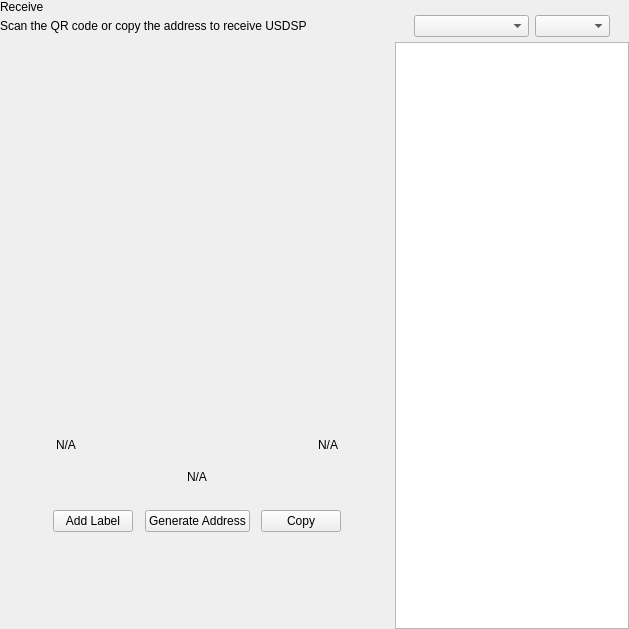
<?xml version="1.0" encoding="UTF-8"?>
<ui version="4.0">
 <class>ReceiveWidget</class>
 <widget class="QWidget" name="ReceiveWidget">
  <property name="geometry">
   <rect>
    <x>0</x>
    <y>0</y>
    <width>629</width>
    <height>629</height>
   </rect>
  </property>
  <property name="minimumSize">
   <size>
    <width>0</width>
    <height>0</height>
   </size>
  </property>
  <property name="windowTitle">
   <string>Form</string>
  </property>
  <layout class="QHBoxLayout" name="horizontalLayout_2" stretch="2,1">
   <property name="spacing">
    <number>0</number>
   </property>
   <property name="leftMargin">
    <number>0</number>
   </property>
   <property name="topMargin">
    <number>0</number>
   </property>
   <property name="rightMargin">
    <number>0</number>
   </property>
   <property name="bottomMargin">
    <number>0</number>
   </property>
   <item>
    <widget class="QWidget" name="left" native="true">
     <layout class="QVBoxLayout" name="verticalLayout_3">
      <property name="leftMargin">
       <number>0</number>
      </property>
      <property name="topMargin">
       <number>0</number>
      </property>
      <property name="rightMargin">
       <number>0</number>
      </property>
      <property name="bottomMargin">
       <number>0</number>
      </property>
      <item>
       <layout class="QVBoxLayout" name="verticalLayout_2">
        <property name="spacing">
         <number>0</number>
        </property>
        <property name="leftMargin">
         <number>0</number>
        </property>
        <item>
         <layout class="QHBoxLayout" name="horizontalLayout_3">
          <property name="spacing">
           <number>0</number>
          </property>
          <item>
           <layout class="QVBoxLayout" name="verticalLayout_4">
            <property name="spacing">
             <number>5</number>
            </property>
            <item>
             <widget class="QLabel" name="labelTitle">
              <property name="text">
               <string>Receive</string>
              </property>
             </widget>
            </item>
            <item alignment="Qt::AlignTop">
             <widget class="QLabel" name="labelSubtitle1">
              <property name="text">
               <string>Scan the QR code or copy the address to receive USDSP</string>
              </property>
             </widget>
            </item>
           </layout>
          </item>
          <item>
           <spacer name="horizontalSpacer">
            <property name="orientation">
             <enum>Qt::Horizontal</enum>
            </property>
            <property name="sizeHint" stdset="0">
             <size>
              <width>40</width>
              <height>20</height>
             </size>
            </property>
           </spacer>
          </item>
         </layout>
        </item>
        <item>
         <spacer name="verticalSpacer_2">
          <property name="orientation">
           <enum>Qt::Vertical</enum>
          </property>
          <property name="sizeType">
           <enum>QSizePolicy::Expanding</enum>
          </property>
          <property name="sizeHint" stdset="0">
           <size>
            <width>20</width>
            <height>50</height>
           </size>
          </property>
         </spacer>
        </item>
        <item alignment="Qt::AlignHCenter">
         <widget class="QWidget" name="layoutQR" native="true">
          <property name="maximumSize">
           <size>
            <width>510</width>
            <height>16777215</height>
           </size>
          </property>
          <layout class="QVBoxLayout" name="verticalLayoutQr">
           <item>
            <spacer name="verticalSpacer11">
             <property name="orientation">
              <enum>Qt::Vertical</enum>
             </property>
             <property name="sizeType">
              <enum>QSizePolicy::Fixed</enum>
             </property>
             <property name="sizeHint" stdset="0">
              <size>
               <width>20</width>
               <height>20</height>
              </size>
             </property>
            </spacer>
           </item>
           <item alignment="Qt::AlignHCenter">
            <widget class="QLabel" name="labelQrImg">
             <property name="minimumSize">
              <size>
               <width>260</width>
               <height>260</height>
              </size>
             </property>
             <property name="maximumSize">
              <size>
               <width>260</width>
               <height>260</height>
              </size>
             </property>
             <property name="text">
              <string/>
             </property>
             <property name="alignment">
              <set>Qt::AlignCenter</set>
             </property>
            </widget>
           </item>
           <item>
            <spacer name="verticalSpacer_21">
             <property name="orientation">
              <enum>Qt::Vertical</enum>
             </property>
             <property name="sizeType">
              <enum>QSizePolicy::Fixed</enum>
             </property>
             <property name="sizeHint" stdset="0">
              <size>
               <width>20</width>
               <height>30</height>
              </size>
             </property>
            </spacer>
           </item>
           <item>
            <widget class="QWidget" name="widget" native="true">
             <property name="minimumSize">
              <size>
               <width>0</width>
               <height>0</height>
              </size>
             </property>
             <layout class="QHBoxLayout" name="horizontalLayout_5">
              <item>
               <widget class="QLabel" name="labelLabel">
                <property name="text">
                 <string notr="true">N/A</string>
                </property>
               </widget>
              </item>
              <item>
               <spacer name="horizontalSpacer_2">
                <property name="orientation">
                 <enum>Qt::Horizontal</enum>
                </property>
                <property name="sizeHint" stdset="0">
                 <size>
                  <width>141</width>
                  <height>20</height>
                 </size>
                </property>
               </spacer>
              </item>
              <item>
               <widget class="QLabel" name="labelDate">
                <property name="text">
                 <string notr="true">N/A</string>
                </property>
                <property name="alignment">
                 <set>Qt::AlignRight|Qt::AlignTrailing|Qt::AlignVCenter</set>
                </property>
               </widget>
              </item>
             </layout>
            </widget>
           </item>
           <item>
            <widget class="QLabel" name="labelAddress">
             <property name="sizePolicy">
              <sizepolicy hsizetype="Expanding" vsizetype="Preferred">
               <horstretch>0</horstretch>
               <verstretch>0</verstretch>
              </sizepolicy>
             </property>
             <property name="minimumSize">
              <size>
               <width>300</width>
               <height>0</height>
              </size>
             </property>
             <property name="text">
              <string notr="true">N/A</string>
             </property>
             <property name="alignment">
              <set>Qt::AlignCenter</set>
             </property>
            </widget>
           </item>
           <item>
            <spacer name="verticalSpacer_4">
             <property name="orientation">
              <enum>Qt::Vertical</enum>
             </property>
             <property name="sizeType">
              <enum>QSizePolicy::Fixed</enum>
             </property>
             <property name="sizeHint" stdset="0">
              <size>
               <width>20</width>
               <height>20</height>
              </size>
             </property>
            </spacer>
           </item>
           <item>
            <layout class="QHBoxLayout" name="horizontalLayout_4">
             <item alignment="Qt::AlignHCenter">
              <widget class="QPushButton" name="pushButtonLabel">
               <property name="focusPolicy">
                <enum>Qt::NoFocus</enum>
               </property>
               <property name="text">
                <string>Add Label</string>
               </property>
              </widget>
             </item>
             <item alignment="Qt::AlignHCenter">
              <widget class="QPushButton" name="pushButtonNewAddress">
               <property name="focusPolicy">
                <enum>Qt::NoFocus</enum>
               </property>
               <property name="text">
                <string>Generate Address</string>
               </property>
              </widget>
             </item>
             <item alignment="Qt::AlignHCenter">
              <widget class="QPushButton" name="pushButtonCopy">
               <property name="focusPolicy">
                <enum>Qt::NoFocus</enum>
               </property>
               <property name="text">
                <string>Copy</string>
               </property>
              </widget>
             </item>
            </layout>
           </item>
           <item>
            <spacer name="verticalSpacer_3">
             <property name="orientation">
              <enum>Qt::Vertical</enum>
             </property>
             <property name="sizeType">
              <enum>QSizePolicy::Expanding</enum>
             </property>
             <property name="sizeHint" stdset="0">
              <size>
               <width>20</width>
               <height>20</height>
              </size>
             </property>
            </spacer>
           </item>
          </layout>
         </widget>
        </item>
        <item>
         <spacer name="verticalSpacer">
          <property name="orientation">
           <enum>Qt::Vertical</enum>
          </property>
          <property name="sizeHint" stdset="0">
           <size>
            <width>20</width>
            <height>40</height>
           </size>
          </property>
         </spacer>
        </item>
       </layout>
      </item>
     </layout>
    </widget>
   </item>
   <item>
    <widget class="QWidget" name="right" native="true">
     <layout class="QVBoxLayout" name="verticalLayout_5">
      <property name="spacing">
       <number>0</number>
      </property>
      <property name="leftMargin">
       <number>1</number>
      </property>
      <property name="topMargin">
       <number>0</number>
      </property>
      <property name="rightMargin">
       <number>0</number>
      </property>
      <property name="bottomMargin">
       <number>0</number>
      </property>
      <item>
       <layout class="QVBoxLayout" name="container_right">
        <property name="spacing">
         <number>0</number>
        </property>
        <property name="leftMargin">
         <number>0</number>
        </property>
        <property name="rightMargin">
         <number>0</number>
        </property>
        <item>
         <layout class="QVBoxLayout" name="verticalLayout">
          <property name="spacing">
           <number>6</number>
          </property>
          <property name="leftMargin">
           <number>19</number>
          </property>
          <property name="rightMargin">
           <number>19</number>
          </property>
          <item>
           <widget class="OptionButton" name="btnRequest" native="true"/>
          </item>
          <item>
           <widget class="OptionButton" name="btnMyAddresses" native="true">
            <property name="sizePolicy">
             <sizepolicy hsizetype="Preferred" vsizetype="Minimum">
              <horstretch>0</horstretch>
              <verstretch>0</verstretch>
             </sizepolicy>
            </property>
           </widget>
          </item>
         </layout>
        </item>
        <item>
         <widget class="QWidget" name="sortWidget" native="true">
          <layout class="QHBoxLayout" name="horizontalLayout_6">
           <property name="leftMargin">
            <number>19</number>
           </property>
           <property name="rightMargin">
            <number>19</number>
           </property>
           <property name="bottomMargin">
            <number>5</number>
           </property>
           <item>
            <spacer name="horizontalSpacer_3">
             <property name="orientation">
              <enum>Qt::Horizontal</enum>
             </property>
             <property name="sizeHint" stdset="0">
              <size>
               <width>40</width>
               <height>20</height>
              </size>
             </property>
            </spacer>
           </item>
           <item>
            <widget class="QComboBox" name="comboBoxSort">
             <property name="sizePolicy">
              <sizepolicy hsizetype="Preferred" vsizetype="Fixed">
               <horstretch>0</horstretch>
               <verstretch>0</verstretch>
              </sizepolicy>
             </property>
             <property name="minimumSize">
              <size>
               <width>115</width>
               <height>0</height>
              </size>
             </property>
            </widget>
           </item>
           <item>
            <widget class="QComboBox" name="comboBoxSortOrder">
             <property name="sizePolicy">
              <sizepolicy hsizetype="Preferred" vsizetype="Fixed">
               <horstretch>0</horstretch>
               <verstretch>0</verstretch>
              </sizepolicy>
             </property>
             <property name="minimumSize">
              <size>
               <width>75</width>
               <height>0</height>
              </size>
             </property>
            </widget>
           </item>
          </layout>
         </widget>
        </item>
        <item>
         <widget class="QListView" name="listViewAddress"/>
        </item>
       </layout>
      </item>
     </layout>
    </widget>
   </item>
  </layout>
 </widget>
 <customwidgets>
  <customwidget>
   <class>OptionButton</class>
   <extends>QWidget</extends>
   <header>qt/usdsports/optionbutton.h</header>
   <container>1</container>
  </customwidget>
 </customwidgets>
 <resources/>
 <connections/>
</ui>
